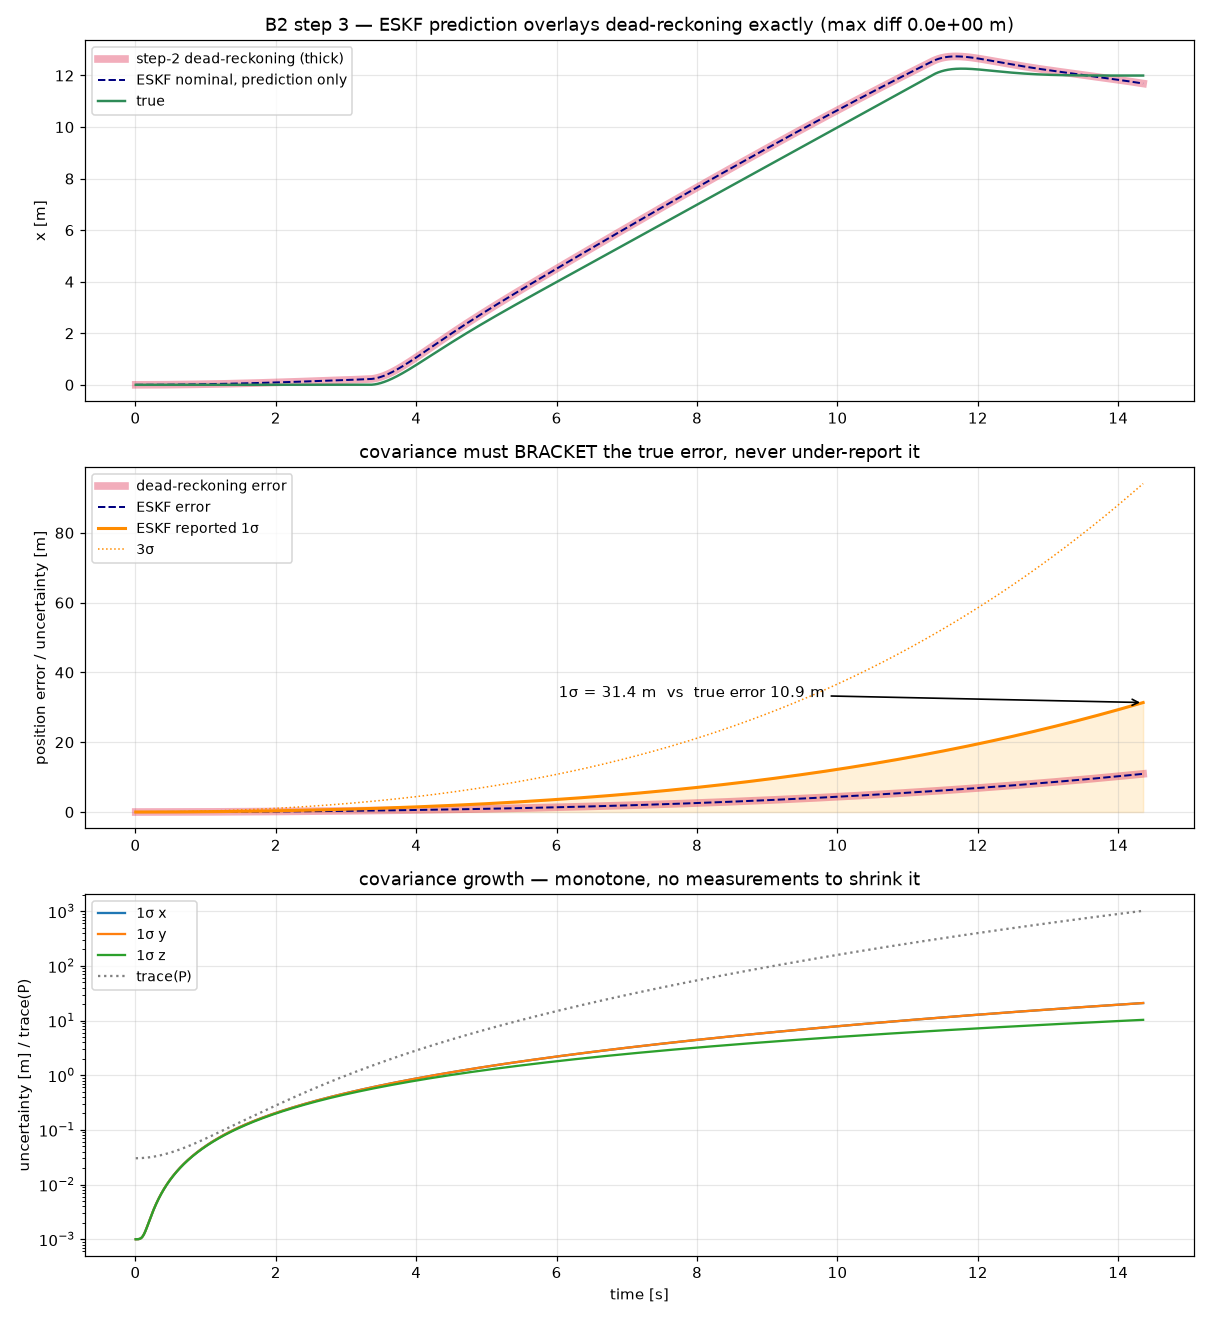

The Python source for this figure:
"""B2 CHECKPOINT 3 -- ESKF prediction only."""
import json

import numpy as np
import matplotlib
matplotlib.use("Agg")
import matplotlib.pyplot as plt

from skyscout_sim import SkyScoutSim, STEPS_PER_CONTROL
from mars_world import build_heightmap
from imu import SimulatedIMU
from dead_reckon import DeadReckoner
from eskf import ESKF
from nav_params import IMUParams, ESKFParams
from b1_flight import reference, CLIMB, CRUISE_X, HOLD_S, SPEED, CLEARANCE

TOTAL = CLIMB / SPEED + HOLD_S + CRUISE_X / SPEED + 3.0


def main():
    z0 = round(float(build_heightmap()[0].max()) + CLEARANCE, 2)
    ip, ep = IMUParams(), ESKFParams()

    sim = SkyScoutSim(start_pos=(0, 0, z0), logging_level="error")
    imu = SimulatedIMU(ip)
    s0 = sim.get_true_state()
    dr = DeadReckoner(s0["pos"], s0["lin_vel"], s0["quat"])
    kf = ESKF(s0["pos"], s0["lin_vel"], s0["quat"], imu=ip, params=ep)

    h = {k: [] for k in ("t", "true_p", "dr_p", "kf_p", "sig_p",
                         "sig_ax", "trP")}
    while sim.sim_time < TOTAL:
        target, tvel, phase = reference(sim.sim_time, z0)
        for _ in range(STEPS_PER_CONTROL):
            sim.apply_hover()
            sim.apply_track(target, tvel)
            sim.step_sim()
            s = sim.get_true_state()
            a_world = np.asarray(sim.drone.get_links_acc())[0]
            am, gm, _, _ = imu.measure(s["quat"], s["ang_vel"], a_world)
            dr.propagate(am, gm, imu.dt)
            kf.predict(am, gm, imu.dt)
            h["t"].append(s["t"])
            h["true_p"].append(s["pos"])
            h["dr_p"].append(dr.p.copy())
            h["kf_p"].append(kf.p.copy())
            h["sig_p"].append(kf.sigma_pos)
            h["sig_ax"].append(kf.sigma_pos_axes)
            h["trP"].append(float(np.trace(kf.P)))
    for k in h:
        h[k] = np.asarray(h[k])

    kf_err = np.linalg.norm(h["kf_p"] - h["true_p"], axis=1)
    dr_err = np.linalg.norm(h["dr_p"] - h["true_p"], axis=1)
    overlay = np.abs(h["kf_p"] - h["dr_p"]).max()

    print("=== PASS CONDITION 1: ESKF prediction == dead-reckoning ===")
    print(f"  max |ESKF nominal - dead-reckoned| over all axes/time: {overlay:.3e} m")
    print(f"  ESKF final error {kf_err[-1]:.3f} m   DR final error {dr_err[-1]:.3f} m")
    c1 = overlay < 1e-9
    print(f"  {'PASS' if c1 else 'FAIL'} -- they are the same trajectory "
          f"(shared mechanization, no measurement leaked in)")
    print(f"  sanity: the filter did NOT track truth "
          f"({kf_err[-1]:.1f} m off) -- correct for prediction-only")

    print("\n=== PASS CONDITION 2: covariance grows monotonically ===")
    d_sig = np.diff(h["sig_p"])
    d_tr = np.diff(h["trP"])
    c2 = bool((d_sig >= -1e-12).all() and (d_tr >= -1e-12).all())
    print(f"  sigma_pos    min step delta {d_sig.min():+.3e}  "
          f"({'monotone' if (d_sig >= -1e-12).all() else 'NOT monotone'})")
    print(f"  trace(P)     min step delta {d_tr.min():+.3e}  "
          f"({'monotone' if (d_tr >= -1e-12).all() else 'NOT monotone'})")
    print(f"  sigma_pos {h['sig_p'][0]:.4f} m -> {h['sig_p'][-1]:.3f} m")
    print(f"  {'PASS' if c2 else 'FAIL'}")

    print("\n=== PASS CONDITION 3: 1-sigma brackets the true error ===")
    print(f"  HAND CHECK at t = {h['t'][-1]:.1f} s")
    print(f"    true position error        {kf_err[-1]:8.3f} m")
    print(f"    filter 1-sigma (3D radius) {h['sig_p'][-1]:8.3f} m")
    print(f"    per-axis 1-sigma           {h['sig_ax'][-1].round(3).tolist()} m")
    ratio = h["sig_p"][-1] / kf_err[-1]
    c3 = ratio >= 1.0
    print(f"    sigma / error = {ratio:.2f}  -> "
          f"{'brackets (honest/conservative)' if c3 else 'UNDER-REPORTS (confidently wrong)'}")
    pred = 0.5 * ep.sigma_ab0 * h["t"][-1] ** 2
    print(f"    cross-check: 0.5 * sigma_ab0 * t^2 = 0.5*{ep.sigma_ab0}*{h['t'][-1]:.1f}^2"
          f" = {pred:.2f} m per axis")
    print(f"    (the dominant term IS the unknown bias, as expected)")
    print(f"  {'PASS' if c3 else 'FAIL'}")

    print(f"\n=== VERDICT: {'ALL THREE PASS' if (c1 and c2 and c3) else 'FAILED'} ===")

    fig, ax = plt.subplots(3, 1, figsize=(11, 12))

    a = ax[0]
    a.plot(h["t"], h["dr_p"][:, 0], lw=5, alpha=0.35, color="crimson",
           label="step-2 dead-reckoning (thick)")
    a.plot(h["t"], h["kf_p"][:, 0], lw=1.3, color="navy", ls="--",
           label="ESKF nominal, prediction only")
    a.plot(h["t"], h["true_p"][:, 0], lw=1.6, color="seagreen", label="true")
    a.set_ylabel("x [m]"); a.set_title(
        f"B2 step 3 — ESKF prediction overlays dead-reckoning exactly "
        f"(max diff {overlay:.1e} m)")
    a.legend(fontsize=9); a.grid(alpha=0.3)

    a = ax[1]
    a.plot(h["t"], dr_err, lw=5, alpha=0.35, color="crimson",
           label="dead-reckoning error")
    a.plot(h["t"], kf_err, lw=1.3, ls="--", color="navy", label="ESKF error")
    a.plot(h["t"], h["sig_p"], lw=2, color="darkorange",
           label="ESKF reported 1σ")
    a.plot(h["t"], 3 * h["sig_p"], lw=1, ls=":", color="darkorange", label="3σ")
    a.fill_between(h["t"], 0, h["sig_p"], color="orange", alpha=0.15)
    a.set_ylabel("position error / uncertainty [m]")
    a.set_title("covariance must BRACKET the true error, never under-report it")
    a.annotate(f"1σ = {h['sig_p'][-1]:.1f} m  vs  true error {kf_err[-1]:.1f} m",
               xy=(h["t"][-1], h["sig_p"][-1]),
               xytext=(h["t"][-1] * 0.42, h["sig_p"][-1] * 1.05),
               arrowprops=dict(arrowstyle="->", lw=1.1), fontsize=10)
    a.legend(fontsize=9); a.grid(alpha=0.3)

    a = ax[2]
    for i, c in enumerate("xyz"):
        a.plot(h["t"], h["sig_ax"][:, i], label=f"1σ {c}")
    a.plot(h["t"], h["trP"], color="gray", ls=":", label="trace(P)")
    a.set_yscale("log"); a.set_xlabel("time [s]")
    a.set_ylabel("uncertainty [m] / trace(P)")
    a.set_title("covariance growth — monotone, no measurements to shrink it")
    a.legend(fontsize=9); a.grid(alpha=0.3)

    fig.tight_layout()
    fig.savefig("b2_step3_predict.png", dpi=110)
    print("\n  plot  b2_step3_predict.png")

    with open("b2_step3_predict.json", "w") as f:
        json.dump({"overlay_max_diff_m": float(overlay),
                   "eskf_final_err_m": float(kf_err[-1]),
                   "dr_final_err_m": float(dr_err[-1]),
                   "sigma_pos_final_m": float(h["sig_p"][-1]),
                   "sigma_over_error": float(ratio),
                   "monotone": bool(c2),
                   "pass": bool(c1 and c2 and c3)}, f, indent=1)
    print("  log   b2_step3_predict.json")


if __name__ == "__main__":
    main()
